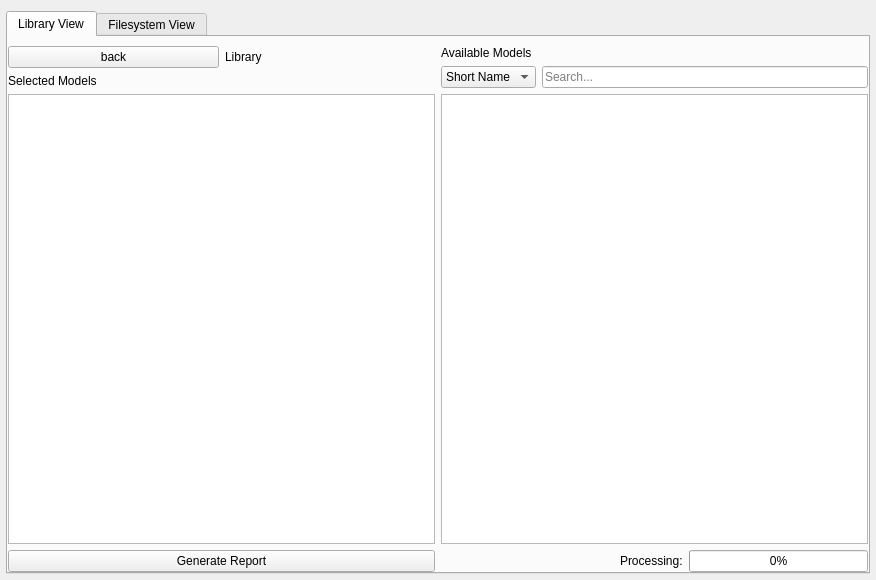
<?xml version="1.0" encoding="UTF-8"?>
<ui version="4.0">
 <class>LibraryWindow</class>
 <widget class="QWidget" name="LibraryWindow">
  <property name="geometry">
   <rect>
    <x>0</x>
    <y>0</y>
    <width>876</width>
    <height>580</height>
   </rect>
  </property>
  <property name="sizePolicy">
   <sizepolicy hsizetype="Expanding" vsizetype="Expanding">
    <horstretch>0</horstretch>
    <verstretch>0</verstretch>
   </sizepolicy>
  </property>
  <property name="windowTitle">
   <string>Library</string>
  </property>
  <layout class="QVBoxLayout" name="verticalLayout">
   <property name="leftMargin">
    <number>6</number>
   </property>
   <property name="rightMargin">
    <number>6</number>
   </property>
   <property name="bottomMargin">
    <number>6</number>
   </property>
   <item>
    <widget class="QTabWidget" name="tabWidget">
     <property name="currentIndex">
      <number>0</number>
     </property>
     <widget class="QWidget" name="libraryTab">
      <attribute name="title">
       <string>Library View</string>
      </attribute>
      <layout class="QHBoxLayout" name="horizontalLayout">
       <property name="leftMargin">
        <number>0</number>
       </property>
       <property name="rightMargin">
        <number>0</number>
       </property>
       <property name="bottomMargin">
        <number>0</number>
       </property>
       <item>
        <layout class="QVBoxLayout" name="selectedModelsLayout">
         <item>
          <layout class="QHBoxLayout" name="horizontalLayout_3">
           <item>
            <widget class="QPushButton" name="backButton">
             <property name="text">
              <string>back</string>
             </property>
            </widget>
           </item>
           <item>
            <widget class="QLabel" name="currentLibrary">
             <property name="text">
              <string>Library</string>
             </property>
            </widget>
           </item>
          </layout>
         </item>
         <item>
          <layout class="QHBoxLayout" name="horizontalLayout_4"/>
         </item>
         <item>
          <widget class="QLabel" name="label">
           <property name="text">
            <string>Selected Models</string>
           </property>
          </widget>
         </item>
         <item>
          <widget class="QListView" name="selectedModelsView">
           <property name="sizePolicy">
            <sizepolicy hsizetype="Expanding" vsizetype="Expanding">
             <horstretch>0</horstretch>
             <verstretch>1</verstretch>
            </sizepolicy>
           </property>
           <property name="resizeMode">
            <enum>QListView::ResizeMode::Adjust</enum>
           </property>
           <property name="spacing">
            <number>15</number>
           </property>
           <property name="gridSize">
            <size>
             <width>220</width>
             <height>140</height>
            </size>
           </property>
           <property name="viewMode">
            <enum>QListView::ViewMode::IconMode</enum>
           </property>
           <property name="uniformItemSizes">
            <bool>true</bool>
           </property>
          </widget>
         </item>
         <item>
          <widget class="QPushButton" name="generateReportButton">
           <property name="text">
            <string>Generate Report</string>
           </property>
          </widget>
         </item>
        </layout>
       </item>
       <item>
        <layout class="QVBoxLayout" name="availableModelsLayout">
         <item>
          <widget class="QLabel" name="label_2">
           <property name="text">
            <string>Available Models</string>
           </property>
           <property name="textFormat">
            <enum>Qt::TextFormat::PlainText</enum>
           </property>
          </widget>
         </item>
         <item>
          <layout class="QHBoxLayout" name="searchLayout">
           <item>
            <widget class="QComboBox" name="searchFieldComboBox">
             <item>
              <property name="text">
               <string>Short Name</string>
              </property>
             </item>
             <item>
              <property name="text">
               <string>Title</string>
              </property>
             </item>
             <item>
              <property name="text">
               <string>Author</string>
              </property>
             </item>
            </widget>
           </item>
           <item>
            <widget class="QLineEdit" name="searchLineEdit">
             <property name="placeholderText">
              <string>Search...</string>
             </property>
            </widget>
           </item>
          </layout>
         </item>
         <item>
          <widget class="QListView" name="availableModelsView">
           <property name="sizePolicy">
            <sizepolicy hsizetype="Expanding" vsizetype="Expanding">
             <horstretch>0</horstretch>
             <verstretch>1</verstretch>
            </sizepolicy>
           </property>
           <property name="resizeMode">
            <enum>QListView::ResizeMode::Adjust</enum>
           </property>
           <property name="spacing">
            <number>15</number>
           </property>
           <property name="gridSize">
            <size>
             <width>220</width>
             <height>140</height>
            </size>
           </property>
           <property name="viewMode">
            <enum>QListView::ViewMode::IconMode</enum>
           </property>
           <property name="uniformItemSizes">
            <bool>true</bool>
           </property>
          </widget>
         </item>
         <item>
          <layout class="QHBoxLayout" name="progressLayout">
           <item>
            <spacer name="horizontalSpacer">
             <property name="orientation">
              <enum>Qt::Orientation::Horizontal</enum>
             </property>
             <property name="sizeType">
              <enum>QSizePolicy::Policy::Expanding</enum>
             </property>
             <property name="sizeHint" stdset="0">
              <size>
               <width>0</width>
               <height>0</height>
              </size>
             </property>
            </spacer>
           </item>
           <item>
            <widget class="QLabel" name="statusLabel">
             <property name="text">
              <string>Processing:</string>
             </property>
            </widget>
           </item>
           <item>
            <widget class="QProgressBar" name="progressBar">
             <property name="minimum">
              <number>0</number>
             </property>
             <property name="maximum">
              <number>100</number>
             </property>
             <property name="value">
              <number>0</number>
             </property>
            </widget>
           </item>
          </layout>
         </item>
        </layout>
       </item>
      </layout>
     </widget>
     <widget class="QWidget" name="filesystemTab">
      <attribute name="title">
       <string>Filesystem View</string>
      </attribute>
      <layout class="QHBoxLayout" name="filesystemLayout">
       <property name="leftMargin">
        <number>0</number>
       </property>
       <property name="rightMargin">
        <number>0</number>
       </property>
       <property name="bottomMargin">
        <number>0</number>
       </property>
       <item>
        <widget class="QTreeView" name="fileSystemTreeView">
         <property name="sizePolicy">
          <sizepolicy hsizetype="Expanding" vsizetype="Expanding">
           <horstretch>1</horstretch>
           <verstretch>0</verstretch>
          </sizepolicy>
         </property>
        </widget>
       </item>
      </layout>
     </widget>
    </widget>
   </item>
  </layout>
 </widget>
 <resources/>
 <connections/>
</ui>
